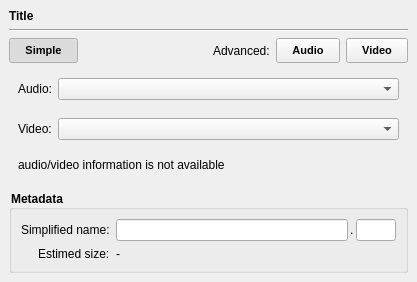
<?xml version="1.0" encoding="UTF-8"?>
<ui version="4.0">
 <class>StreamWidget</class>
 <widget class="QWidget" name="StreamWidget">
  <property name="geometry">
   <rect>
    <x>0</x>
    <y>0</y>
    <width>417</width>
    <height>282</height>
   </rect>
  </property>
  <property name="styleSheet">
   <string notr="true">/* QGroupBox exposes the title as QString (even if internally its probably a QLabel) */
QGroupBox {
	font-weight: bold;
}</string>
  </property>
  <layout class="QVBoxLayout" name="verticalLayout">
   <property name="leftMargin">
    <number>0</number>
   </property>
   <property name="topMargin">
    <number>0</number>
   </property>
   <property name="rightMargin">
    <number>0</number>
   </property>
   <property name="bottomMargin">
    <number>0</number>
   </property>
   <item>
    <widget class="QStackedWidget" name="stackedWidget">
     <property name="currentIndex">
      <number>2</number>
     </property>
     <widget class="QWidget" name="pageEmpty">
      <layout class="QVBoxLayout" name="verticalLayout_5"/>
     </widget>
     <widget class="QWidget" name="pageDownloading">
      <layout class="QVBoxLayout" name="verticalLayout_4">
       <item>
        <layout class="QHBoxLayout" name="horizontalLayout_7">
         <item>
          <widget class="QLabel" name="label_6">
           <property name="text">
            <string>Detected Media:</string>
           </property>
          </widget>
         </item>
         <item>
          <widget class="QLabel" name="waitingIconLabel">
           <property name="text">
            <string/>
           </property>
           <property name="pixmap">
            <pixmap resource="../resources.qrc">:/icons/menu/stream_wait_16x16.gif</pixmap>
           </property>
          </widget>
         </item>
         <item>
          <widget class="QLabel" name="label_12">
           <property name="text">
            <string>Please wait, checking URL...</string>
           </property>
          </widget>
         </item>
         <item>
          <spacer name="horizontalSpacer_5">
           <property name="orientation">
            <enum>Qt::Horizontal</enum>
           </property>
           <property name="sizeHint" stdset="0">
            <size>
             <width>40</width>
             <height>20</height>
            </size>
           </property>
          </spacer>
         </item>
        </layout>
       </item>
       <item>
        <spacer name="verticalSpacer">
         <property name="orientation">
          <enum>Qt::Vertical</enum>
         </property>
         <property name="sizeHint" stdset="0">
          <size>
           <width>0</width>
           <height>0</height>
          </size>
         </property>
        </spacer>
       </item>
      </layout>
     </widget>
     <widget class="QWidget" name="pageNormal">
      <layout class="QVBoxLayout" name="verticalLayout_6" stretch="0,0,0,1,0">
       <item>
        <widget class="QLabel" name="titleLabel">
         <property name="font">
          <font>
           <weight>75</weight>
           <bold>true</bold>
          </font>
         </property>
         <property name="cursor">
          <cursorShape>IBeamCursor</cursorShape>
         </property>
         <property name="text">
          <string>Title</string>
         </property>
         <property name="textInteractionFlags">
          <set>Qt::LinksAccessibleByMouse|Qt::TextEditable|Qt::TextEditorInteraction|Qt::TextSelectableByKeyboard|Qt::TextSelectableByMouse</set>
         </property>
        </widget>
       </item>
       <item>
        <widget class="Line" name="line">
         <property name="orientation">
          <enum>Qt::Horizontal</enum>
         </property>
        </widget>
       </item>
       <item>
        <widget class="QWidget" name="formatGroup" native="true">
         <property name="styleSheet">
          <string notr="true">QPushButton {
	padding: 5px 15px 5px 15px;
}
</string>
         </property>
         <layout class="QHBoxLayout" name="horizontalLayout_2">
          <property name="leftMargin">
           <number>0</number>
          </property>
          <property name="topMargin">
           <number>0</number>
          </property>
          <property name="rightMargin">
           <number>0</number>
          </property>
          <property name="bottomMargin">
           <number>0</number>
          </property>
          <item>
           <widget class="QPushButton" name="defaultButton">
            <property name="font">
             <font>
              <family>MS Shell Dlg 2</family>
              <pointsize>8</pointsize>
              <weight>75</weight>
              <italic>false</italic>
              <bold>true</bold>
             </font>
            </property>
            <property name="cursor">
             <cursorShape>PointingHandCursor</cursorShape>
            </property>
            <property name="text">
             <string>Simple</string>
            </property>
            <property name="icon">
             <iconset resource="../resources.qrc">
              <normaloff>:/icons/menu/youtube_48x48.png</normaloff>:/icons/menu/youtube_48x48.png</iconset>
            </property>
            <property name="checkable">
             <bool>true</bool>
            </property>
            <property name="checked">
             <bool>true</bool>
            </property>
            <property name="autoExclusive">
             <bool>true</bool>
            </property>
           </widget>
          </item>
          <item>
           <spacer name="horizontalSpacer_3">
            <property name="orientation">
             <enum>Qt::Horizontal</enum>
            </property>
            <property name="sizeHint" stdset="0">
             <size>
              <width>0</width>
              <height>0</height>
             </size>
            </property>
           </spacer>
          </item>
          <item>
           <widget class="QLabel" name="label_2">
            <property name="text">
             <string>Advanced:</string>
            </property>
           </widget>
          </item>
          <item>
           <widget class="QPushButton" name="customAudioButton">
            <property name="font">
             <font>
              <family>MS Shell Dlg 2</family>
              <pointsize>8</pointsize>
              <weight>75</weight>
              <italic>false</italic>
              <bold>true</bold>
             </font>
            </property>
            <property name="cursor">
             <cursorShape>PointingHandCursor</cursorShape>
            </property>
            <property name="text">
             <string>Audio</string>
            </property>
            <property name="icon">
             <iconset resource="../resources.qrc">
              <normaloff>:/icons/menu/stream_audio_16x16.png</normaloff>:/icons/menu/stream_audio_16x16.png</iconset>
            </property>
            <property name="checkable">
             <bool>true</bool>
            </property>
            <property name="autoExclusive">
             <bool>true</bool>
            </property>
           </widget>
          </item>
          <item>
           <widget class="QPushButton" name="customVideoButton">
            <property name="font">
             <font>
              <family>MS Shell Dlg 2</family>
              <pointsize>8</pointsize>
              <weight>75</weight>
              <italic>false</italic>
              <bold>true</bold>
             </font>
            </property>
            <property name="cursor">
             <cursorShape>PointingHandCursor</cursorShape>
            </property>
            <property name="text">
             <string>Video</string>
            </property>
            <property name="icon">
             <iconset resource="../resources.qrc">
              <normaloff>:/icons/menu/stream_video_16x16.png</normaloff>:/icons/menu/stream_video_16x16.png</iconset>
            </property>
            <property name="checkable">
             <bool>true</bool>
            </property>
            <property name="autoExclusive">
             <bool>true</bool>
            </property>
           </widget>
          </item>
         </layout>
        </widget>
       </item>
       <item>
        <widget class="QStackedWidget" name="choiceStackedWidget">
         <property name="currentIndex">
          <number>1</number>
         </property>
         <widget class="QWidget" name="pageDefault">
          <layout class="QVBoxLayout" name="verticalLayout_9">
           <property name="spacing">
            <number>0</number>
           </property>
           <property name="leftMargin">
            <number>0</number>
           </property>
           <property name="topMargin">
            <number>0</number>
           </property>
           <property name="rightMargin">
            <number>0</number>
           </property>
           <property name="bottomMargin">
            <number>0</number>
           </property>
           <item>
            <widget class="QWidget" name="defaultSettingsGroup" native="true">
             <layout class="QVBoxLayout" name="verticalLayout_8" stretch="0,0">
              <item>
               <widget class="QLabel" name="label">
                <property name="text">
                 <string>Detected media:</string>
                </property>
               </widget>
              </item>
              <item>
               <widget class="QScrollArea" name="scrollArea">
                <property name="frameShape">
                 <enum>QFrame::NoFrame</enum>
                </property>
                <property name="widgetResizable">
                 <bool>true</bool>
                </property>
                <widget class="QWidget" name="scrollAreaWidgetContents">
                 <property name="geometry">
                  <rect>
                   <x>0</x>
                   <y>0</y>
                   <width>381</width>
                   <height>85</height>
                  </rect>
                 </property>
                 <layout class="QVBoxLayout" name="verticalLayout_7">
                  <property name="leftMargin">
                   <number>0</number>
                  </property>
                  <property name="topMargin">
                   <number>0</number>
                  </property>
                  <property name="rightMargin">
                   <number>0</number>
                  </property>
                  <property name="bottomMargin">
                   <number>0</number>
                  </property>
                  <item>
                   <widget class="QWidget" name="detectedMediaCheckBoxList" native="true">
                    <layout class="QVBoxLayout" name="verticalLayout_2">
                     <property name="leftMargin">
                      <number>0</number>
                     </property>
                     <property name="topMargin">
                      <number>0</number>
                     </property>
                     <property name="rightMargin">
                      <number>0</number>
                     </property>
                     <property name="bottomMargin">
                      <number>0</number>
                     </property>
                     <item>
                      <widget class="QRadioButton" name="radioButton">
                       <property name="text">
                        <string>RadioButton</string>
                       </property>
                      </widget>
                     </item>
                     <item>
                      <widget class="QRadioButton" name="radioButton_7">
                       <property name="text">
                        <string>RadioButton</string>
                       </property>
                      </widget>
                     </item>
                    </layout>
                   </widget>
                  </item>
                  <item>
                   <spacer name="verticalSpacer_4">
                    <property name="orientation">
                     <enum>Qt::Vertical</enum>
                    </property>
                    <property name="sizeHint" stdset="0">
                     <size>
                      <width>0</width>
                      <height>0</height>
                     </size>
                    </property>
                   </spacer>
                  </item>
                 </layout>
                </widget>
               </widget>
              </item>
             </layout>
            </widget>
           </item>
          </layout>
         </widget>
         <widget class="QWidget" name="pageCustom">
          <layout class="QVBoxLayout" name="verticalLayout_10">
           <property name="spacing">
            <number>0</number>
           </property>
           <property name="leftMargin">
            <number>0</number>
           </property>
           <property name="topMargin">
            <number>0</number>
           </property>
           <property name="rightMargin">
            <number>0</number>
           </property>
           <property name="bottomMargin">
            <number>0</number>
           </property>
           <item>
            <widget class="QWidget" name="audioGroup" native="true">
             <layout class="QHBoxLayout" name="horizontalLayout_4" stretch="0,1">
              <item>
               <widget class="QLabel" name="label_8">
                <property name="text">
                 <string>Audio:</string>
                </property>
               </widget>
              </item>
              <item>
               <widget class="QComboBox" name="audioComboBox"/>
              </item>
             </layout>
            </widget>
           </item>
           <item>
            <widget class="QWidget" name="videoGroup" native="true">
             <layout class="QHBoxLayout" name="horizontalLayout" stretch="0,1">
              <item>
               <widget class="QLabel" name="label_10">
                <property name="text">
                 <string>Video:</string>
                </property>
               </widget>
              </item>
              <item>
               <widget class="QComboBox" name="videoComboBox"/>
              </item>
             </layout>
            </widget>
           </item>
           <item>
            <widget class="QWidget" name="warningGroup" native="true">
             <layout class="QVBoxLayout" name="verticalLayout_11">
              <item>
               <widget class="QLabel" name="label_5">
                <property name="text">
                 <string>audio/video information is not available</string>
                </property>
               </widget>
              </item>
             </layout>
            </widget>
           </item>
           <item>
            <spacer name="verticalSpacer_5">
             <property name="orientation">
              <enum>Qt::Vertical</enum>
             </property>
             <property name="sizeHint" stdset="0">
              <size>
               <width>0</width>
               <height>0</height>
              </size>
             </property>
            </spacer>
           </item>
          </layout>
         </widget>
        </widget>
       </item>
       <item>
        <widget class="QGroupBox" name="groupBox">
         <property name="title">
          <string>Metadata</string>
         </property>
         <layout class="QFormLayout" name="formLayout">
          <property name="labelAlignment">
           <set>Qt::AlignRight|Qt::AlignTrailing|Qt::AlignVCenter</set>
          </property>
          <item row="0" column="0">
           <widget class="QLabel" name="label_7">
            <property name="text">
             <string>Simplified name:</string>
            </property>
           </widget>
          </item>
          <item row="0" column="1">
           <layout class="QHBoxLayout" name="horizontalLayout_3" stretch="1,0,0">
            <property name="spacing">
             <number>2</number>
            </property>
            <item>
             <widget class="QLineEdit" name="fileNameEdit"/>
            </item>
            <item>
             <widget class="QLabel" name="label_11">
              <property name="text">
               <string>.</string>
              </property>
             </widget>
            </item>
            <item>
             <widget class="QLineEdit" name="fileExtensionEdit">
              <property name="maximumSize">
               <size>
                <width>40</width>
                <height>16777215</height>
               </size>
              </property>
             </widget>
            </item>
           </layout>
          </item>
          <item row="1" column="0">
           <widget class="QLabel" name="label_3">
            <property name="text">
             <string>Estimed size:</string>
            </property>
           </widget>
          </item>
          <item row="1" column="1">
           <widget class="QLabel" name="estimedSizeLabel">
            <property name="text">
             <string>-</string>
            </property>
           </widget>
          </item>
         </layout>
        </widget>
       </item>
      </layout>
     </widget>
     <widget class="QWidget" name="pageError">
      <layout class="QVBoxLayout" name="verticalLayout_3">
       <item>
        <widget class="QLabel" name="errorLabel">
         <property name="text">
          <string>Error:</string>
         </property>
        </widget>
       </item>
       <item>
        <widget class="QLabel" name="errorMessageLabel">
         <property name="text">
          <string>Can't find the URL stream</string>
         </property>
        </widget>
       </item>
       <item>
        <widget class="QLabel" name="label_4">
         <property name="text">
          <string>---
Help: if you get an error, follow these instructions:

1. Verify the URL
   Eventually, simplify the URL: remove the optional PHP arguments, in the query, after '?' in the URL:
   Ex: 'https://www.abc.com/watch?video=some_video&amp;t=154&amp;h=144&amp;w=278'
         becomes 
         'https://www.abc.com/watch?video=some_video'

2. Open the URL in a Web browser, and Play it
    (Rem: the Web browser can force the server to play the video)

3. Click 'Continue' button again

4. Retry later</string>
         </property>
         <property name="wordWrap">
          <bool>true</bool>
         </property>
        </widget>
       </item>
       <item>
        <spacer name="verticalSpacer_3">
         <property name="orientation">
          <enum>Qt::Vertical</enum>
         </property>
         <property name="sizeHint" stdset="0">
          <size>
           <width>0</width>
           <height>0</height>
          </size>
         </property>
        </spacer>
       </item>
      </layout>
     </widget>
    </widget>
   </item>
  </layout>
 </widget>
 <resources>
  <include location="../resources.qrc"/>
 </resources>
 <connections/>
</ui>
